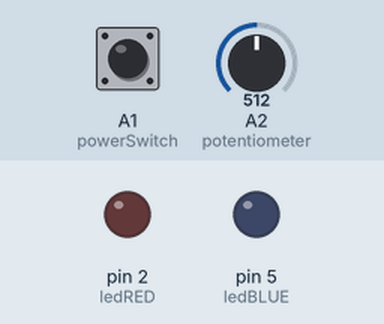
Recording of a sketch running on a simulated Arduino Uno, built with avr-gcc and run on an emulated ATmega328P. On the bench: output pins drawn as LEDs (lit = HIGH). The test bench sets the inputs (shaded band); at power-on: A1 (powerSwitch) LOW, A2 (potentiometer) = 512.

Above: at 1.25 s.
1.3 s: A1 (powerSwitch) pulled HIGH for 0.15 s
At 1.61 s:
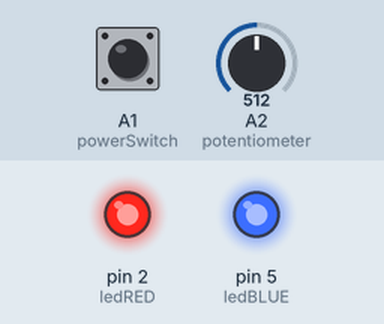
4.3 s: A1 (powerSwitch) pulled HIGH for 1 s
7.3 s: A1 (powerSwitch) pulled HIGH for 0.15 s
At 7.53 s:
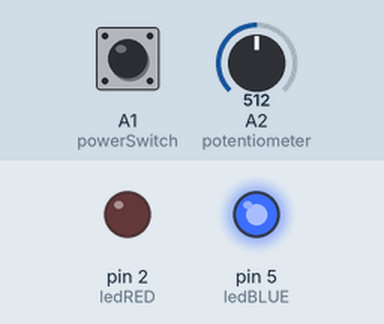
10.4 s: A2 (potentiometer) set to 306
At 10.55 s:
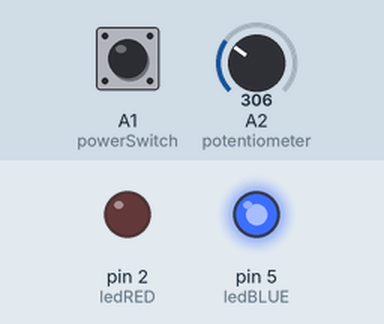
13.4 s: A1 (powerSwitch) pulled HIGH for 3.2 s
At 13.8 s:
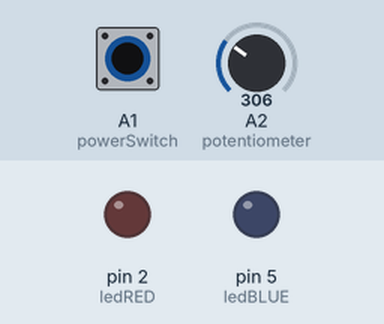
18.1 s: A2 (potentiometer) set to 263
21.1 s: A2 (potentiometer) set to 243
Timing chart, 0 to 23.6 s (numbered marks = the images above; inputs shaded):
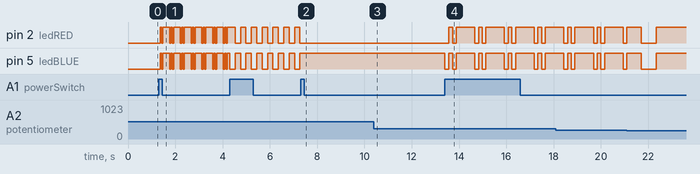

Measured:
- after the input at 1.3 s, pin 2 (ledRED): LOW → HIGH after 0.06 s, then repeats every 0.46 s: LOW 0.06 s, HIGH 0.28 s, LOW 0.06 s, HIGH 0.06 s
- after the input at 7.3 s, pin 2 (ledRED): stops changing and stays LOW; pin 5 (ledBLUE): stops changing and stays HIGH
- after the input at 10.4 s, pin 5 (ledBLUE): stays HIGH (without the input it goes to HIGH after 2.7 s)
- after the input at 13.4 s, pin 2 (ledRED): LOW → HIGH after 0.17 s, then repeats every 1.3 s: LOW 0.16 s, HIGH 0.78 s, LOW 0.16 s, HIGH 0.16 s
- by itself, pin 5 (ledBLUE): alternates HIGH for 0.23 s and LOW for 0.23 s

The sketch:

Digital_Analog_IO.ino
```cpp
int counter = 0;  // similar to frameCount, but repeats from 0 ~ 199
int outputPattern = 0;  // 3 different output(LED) patterns
int brightness = 0;  // brightness of blue LED; used in glow()
int brightnessControl = 1; // increment or decrement brightness
int speedMultiplier = 1; // affect LED pattern changing speed. ex) flash faster
bool lightMode = false; // binary state of LED. used in blink() and alternate()
bool prevSwitchState = false; // used in manageOutputPattern() to turn temporary button state to permanent one

// IO
int ledRED = 2;
int ledBLUE = 5;
int powerSwitch = A1;
int potentiometer = A2;

// the setup routine runs once when you press reset:
void setup() {
  pinMode(ledRED, OUTPUT);
  pinMode(ledBLUE, OUTPUT);
  // initialize serial communication at 9600 bits per second:
  Serial.begin(9600);
}

// the loop routine runs over and over again forever:
void loop() {
  // read the input on analog pin 2:
  int sensorValue = analogRead(potentiometer);
  delay(25/speedMultiplier);  // controls loop speed
  speedMultiplier = sq(map(sensorValue,0,1024,1,5)); // speed controlled by potentiometer analog value

  switch (outputPattern) { // Different LED light patterns
    case 0:
      glow();
      break;
    case 1:
      blink();
      break;
    case 2:
      alternate();
      break;
  }

  manageOutputPattern();
  counter = (counter + 1) % 200;
}

void manageOutputPattern() {  // button press -> change output pattern
  bool switchState = digitalRead(powerSwitch);
  if (switchState && !prevSwitchState) {  // !prevSwitchState ensures unique ON signal
    outputPattern = (outputPattern + 1) % 3;
    counter = 0;
    allOff();
  }
  prevSwitchState = switchState;
}

void blink() { // both turn on&off at the same time
  if (lightMode) {
    digitalWrite(ledRED, HIGH);
    digitalWrite(ledBLUE, HIGH);
  } else {
    digitalWrite(ledRED, LOW);
    digitalWrite(ledBLUE, LOW);
  }
  if (counter < 100 && counter % 25 == 0) {  // flashing pattern;
    lightMode = !lightMode;
  }
}

void alternate() { // alternate lighting
  if (lightMode) {
    digitalWrite(ledRED, HIGH);
    digitalWrite(ledBLUE, LOW);
  } else {
    digitalWrite(ledRED, LOW);
    digitalWrite(ledBLUE, HIGH);
  }
  if (counter % 100 == 0) {
    lightMode = !lightMode;
  }
}

void glow() { // only blue LED; gradually increase and decrease brightness
  brightness += brightnessControl*2; // faster brightness control
  if (brightness <= 0 || brightness >= 254) {
    brightnessControl *= -1;
  }
  analogWrite(ledBLUE, brightness);
}

void allOff() { // turn all LED off
  digitalWrite(ledRED, LOW);
  digitalWrite(ledBLUE, LOW);
}
```
